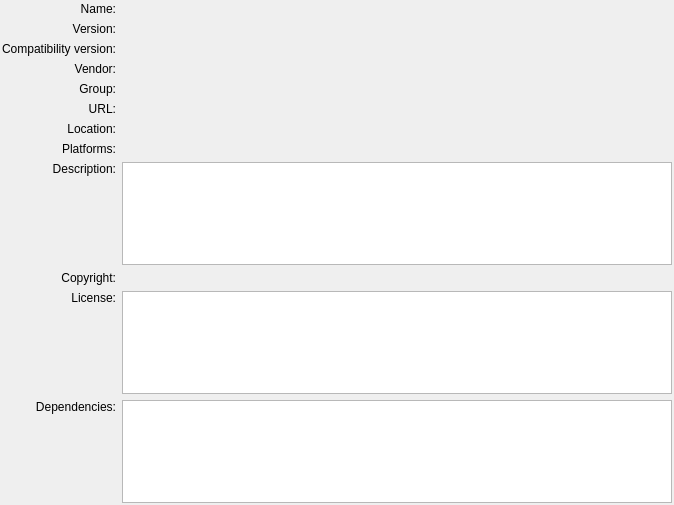
<?xml version="1.0" encoding="UTF-8"?>
<ui version="4.0">
 <class>ExtensionSystem::Internal::PluginDetailsView</class>
 <widget class="QWidget" name="ExtensionSystem::Internal::PluginDetailsView">
  <property name="geometry">
   <rect>
    <x>0</x>
    <y>0</y>
    <width>674</width>
    <height>505</height>
   </rect>
  </property>
  <layout class="QGridLayout">
   <property name="leftMargin">
    <number>2</number>
   </property>
   <property name="topMargin">
    <number>2</number>
   </property>
   <property name="rightMargin">
    <number>2</number>
   </property>
   <property name="bottomMargin">
    <number>2</number>
   </property>
   <item row="7" column="1">
    <widget class="QLabel" name="platforms"/>
   </item>
   <item row="8" column="0">
    <layout class="QVBoxLayout">
     <item>
      <widget class="QLabel" name="label_8">
       <property name="text">
        <string>Description:</string>
       </property>
       <property name="alignment">
        <set>Qt::AlignRight|Qt::AlignTrailing|Qt::AlignVCenter</set>
       </property>
       <property name="textInteractionFlags">
        <set>Qt::LinksAccessibleByMouse|Qt::TextSelectableByMouse</set>
       </property>
      </widget>
     </item>
     <item>
      <spacer>
       <property name="orientation">
        <enum>Qt::Vertical</enum>
       </property>
       <property name="sizeHint" stdset="0">
        <size>
         <width>20</width>
         <height>40</height>
        </size>
       </property>
      </spacer>
     </item>
    </layout>
   </item>
   <item row="1" column="1">
    <widget class="QLabel" name="version">
     <property name="textInteractionFlags">
      <set>Qt::LinksAccessibleByMouse|Qt::TextSelectableByMouse</set>
     </property>
    </widget>
   </item>
   <item row="0" column="0">
    <widget class="QLabel" name="label">
     <property name="text">
      <string>Name:</string>
     </property>
     <property name="alignment">
      <set>Qt::AlignRight|Qt::AlignTrailing|Qt::AlignVCenter</set>
     </property>
     <property name="textInteractionFlags">
      <set>Qt::LinksAccessibleByMouse|Qt::TextSelectableByMouse</set>
     </property>
    </widget>
   </item>
   <item row="2" column="0">
    <widget class="QLabel" name="label_3">
     <property name="text">
      <string>Compatibility version:</string>
     </property>
     <property name="alignment">
      <set>Qt::AlignRight|Qt::AlignTrailing|Qt::AlignVCenter</set>
     </property>
     <property name="textInteractionFlags">
      <set>Qt::LinksAccessibleByMouse|Qt::TextSelectableByMouse</set>
     </property>
    </widget>
   </item>
   <item row="10" column="1">
    <widget class="QTextEdit" name="license">
     <property name="tabChangesFocus">
      <bool>true</bool>
     </property>
     <property name="readOnly">
      <bool>true</bool>
     </property>
    </widget>
   </item>
   <item row="11" column="0">
    <layout class="QVBoxLayout">
     <item>
      <widget class="QLabel" name="label_10">
       <property name="text">
        <string>Dependencies:</string>
       </property>
       <property name="alignment">
        <set>Qt::AlignRight|Qt::AlignTrailing|Qt::AlignVCenter</set>
       </property>
       <property name="textInteractionFlags">
        <set>Qt::LinksAccessibleByMouse|Qt::TextSelectableByMouse</set>
       </property>
      </widget>
     </item>
     <item>
      <spacer>
       <property name="orientation">
        <enum>Qt::Vertical</enum>
       </property>
       <property name="sizeHint" stdset="0">
        <size>
         <width>20</width>
         <height>40</height>
        </size>
       </property>
      </spacer>
     </item>
    </layout>
   </item>
   <item row="0" column="1">
    <widget class="QLabel" name="name">
     <property name="textInteractionFlags">
      <set>Qt::LinksAccessibleByMouse|Qt::TextSelectableByMouse</set>
     </property>
    </widget>
   </item>
   <item row="1" column="0">
    <widget class="QLabel" name="label_2">
     <property name="text">
      <string>Version:</string>
     </property>
     <property name="alignment">
      <set>Qt::AlignRight|Qt::AlignTrailing|Qt::AlignVCenter</set>
     </property>
     <property name="textInteractionFlags">
      <set>Qt::LinksAccessibleByMouse|Qt::TextSelectableByMouse</set>
     </property>
    </widget>
   </item>
   <item row="3" column="0">
    <widget class="QLabel" name="label_4">
     <property name="text">
      <string>Vendor:</string>
     </property>
     <property name="alignment">
      <set>Qt::AlignRight|Qt::AlignTrailing|Qt::AlignVCenter</set>
     </property>
     <property name="textInteractionFlags">
      <set>Qt::LinksAccessibleByMouse|Qt::TextSelectableByMouse</set>
     </property>
    </widget>
   </item>
   <item row="11" column="1">
    <widget class="QListWidget" name="dependencies"/>
   </item>
   <item row="6" column="0">
    <widget class="QLabel" name="label_7">
     <property name="text">
      <string>Location:</string>
     </property>
     <property name="alignment">
      <set>Qt::AlignRight|Qt::AlignTrailing|Qt::AlignVCenter</set>
     </property>
     <property name="textInteractionFlags">
      <set>Qt::LinksAccessibleByMouse|Qt::TextSelectableByMouse</set>
     </property>
    </widget>
   </item>
   <item row="6" column="1">
    <widget class="QLabel" name="location">
     <property name="wordWrap">
      <bool>false</bool>
     </property>
     <property name="textInteractionFlags">
      <set>Qt::TextBrowserInteraction</set>
     </property>
    </widget>
   </item>
   <item row="7" column="0">
    <widget class="QLabel" name="platformsDescriptionLabel">
     <property name="text">
      <string>Platforms:</string>
     </property>
     <property name="alignment">
      <set>Qt::AlignRight|Qt::AlignTrailing|Qt::AlignVCenter</set>
     </property>
    </widget>
   </item>
   <item row="5" column="0">
    <widget class="QLabel" name="label_6">
     <property name="text">
      <string>URL:</string>
     </property>
     <property name="alignment">
      <set>Qt::AlignRight|Qt::AlignTrailing|Qt::AlignVCenter</set>
     </property>
     <property name="textInteractionFlags">
      <set>Qt::LinksAccessibleByMouse|Qt::TextSelectableByMouse</set>
     </property>
    </widget>
   </item>
   <item row="5" column="1">
    <widget class="QLabel" name="url">
     <property name="openExternalLinks">
      <bool>true</bool>
     </property>
     <property name="textInteractionFlags">
      <set>Qt::TextBrowserInteraction</set>
     </property>
    </widget>
   </item>
   <item row="3" column="1">
    <widget class="QLabel" name="vendor">
     <property name="textInteractionFlags">
      <set>Qt::LinksAccessibleByMouse|Qt::TextSelectableByMouse</set>
     </property>
    </widget>
   </item>
   <item row="4" column="0">
    <widget class="QLabel" name="label_11">
     <property name="text">
      <string>Group:</string>
     </property>
     <property name="alignment">
      <set>Qt::AlignRight|Qt::AlignTrailing|Qt::AlignVCenter</set>
     </property>
     <property name="textInteractionFlags">
      <set>Qt::LinksAccessibleByMouse|Qt::TextSelectableByMouse</set>
     </property>
    </widget>
   </item>
   <item row="2" column="1">
    <widget class="QLabel" name="compatVersion">
     <property name="textInteractionFlags">
      <set>Qt::LinksAccessibleByMouse|Qt::TextSelectableByMouse</set>
     </property>
    </widget>
   </item>
   <item row="8" column="1">
    <widget class="QTextEdit" name="description">
     <property name="tabChangesFocus">
      <bool>true</bool>
     </property>
     <property name="readOnly">
      <bool>true</bool>
     </property>
    </widget>
   </item>
   <item row="9" column="0">
    <widget class="QLabel" name="label_5">
     <property name="text">
      <string>Copyright:</string>
     </property>
     <property name="alignment">
      <set>Qt::AlignRight|Qt::AlignTrailing|Qt::AlignVCenter</set>
     </property>
     <property name="textInteractionFlags">
      <set>Qt::LinksAccessibleByMouse|Qt::TextSelectableByMouse</set>
     </property>
    </widget>
   </item>
   <item row="9" column="1">
    <widget class="QLabel" name="copyright">
     <property name="textInteractionFlags">
      <set>Qt::LinksAccessibleByMouse|Qt::TextSelectableByMouse</set>
     </property>
    </widget>
   </item>
   <item row="10" column="0">
    <layout class="QVBoxLayout">
     <item>
      <widget class="QLabel" name="label_9">
       <property name="text">
        <string>License:</string>
       </property>
       <property name="alignment">
        <set>Qt::AlignRight|Qt::AlignTrailing|Qt::AlignVCenter</set>
       </property>
       <property name="textInteractionFlags">
        <set>Qt::LinksAccessibleByMouse|Qt::TextSelectableByMouse</set>
       </property>
      </widget>
     </item>
     <item>
      <spacer>
       <property name="orientation">
        <enum>Qt::Vertical</enum>
       </property>
       <property name="sizeHint" stdset="0">
        <size>
         <width>17</width>
         <height>13</height>
        </size>
       </property>
      </spacer>
     </item>
    </layout>
   </item>
   <item row="4" column="1">
    <widget class="QLabel" name="component">
     <property name="text">
      <string/>
     </property>
     <property name="textInteractionFlags">
      <set>Qt::LinksAccessibleByMouse|Qt::TextSelectableByMouse</set>
     </property>
    </widget>
   </item>
  </layout>
 </widget>
 <resources/>
 <connections/>
</ui>
